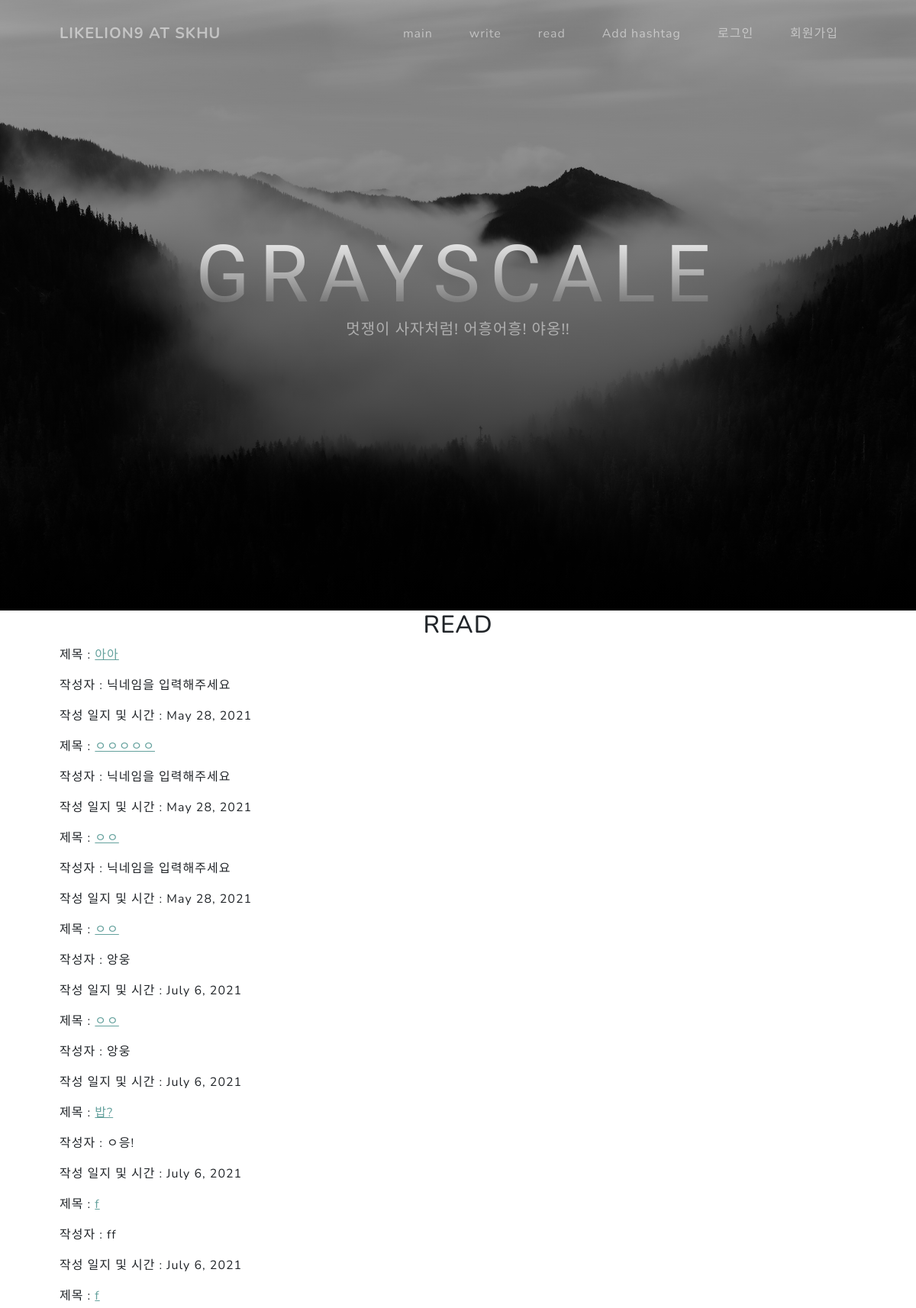
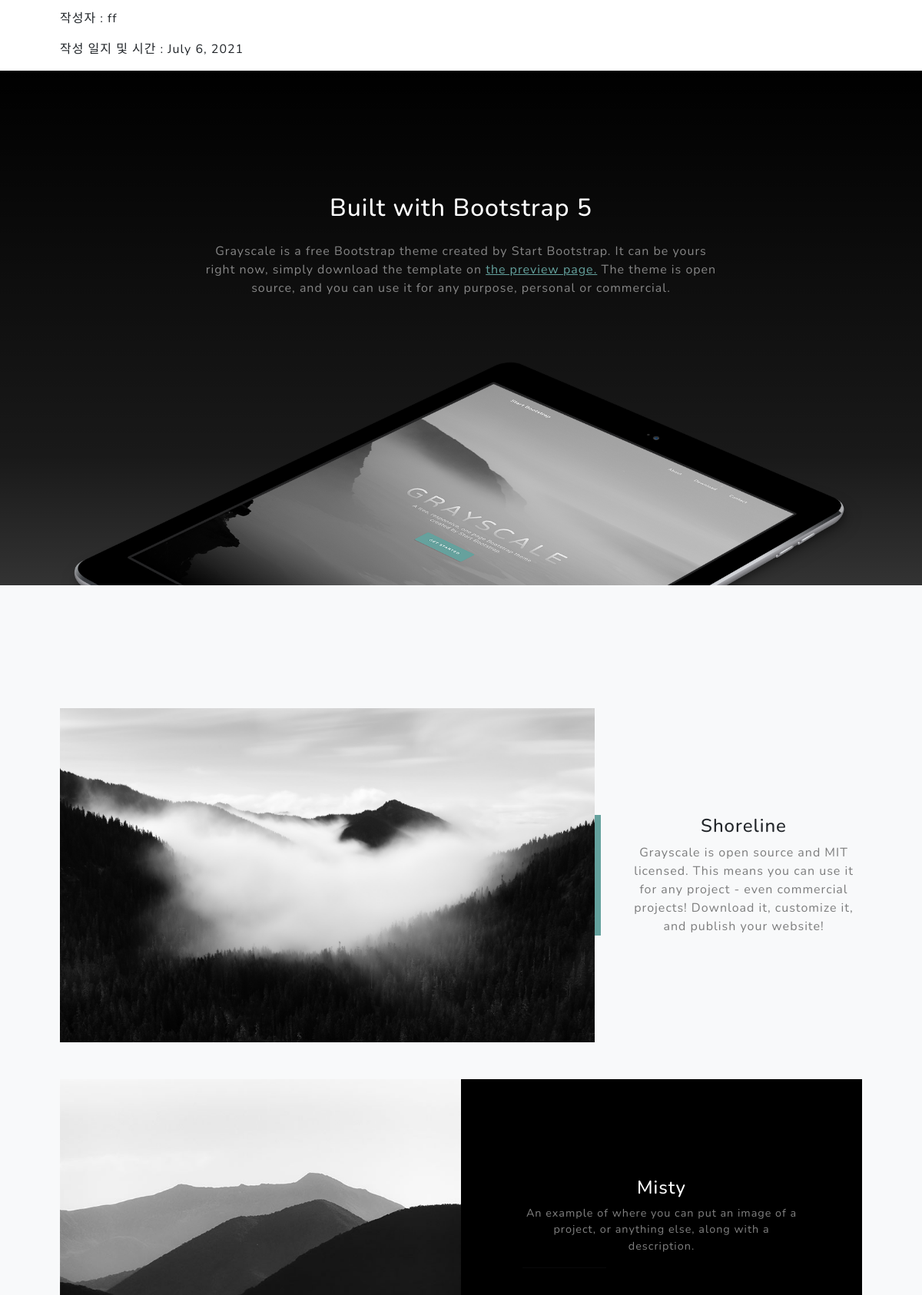
The app's page /read/ (upper part) with its own data (2 pictures, top to bottom).
### blog/models.py (models this page shows, shortened)
class Post(models.Model):
    title = models.CharField(max_length=200)
    pub_date = models.DateField('date published')
    writer = models.CharField( max_length=15, default='닉네임을 입력해주세요')
    body = models.TextField()
    hashtags = models.ManyToManyField('Hashtag',blank=True)
    image = models.ImageField(upload_to='images/', blank = True)
    like = models.ManyToManyField(
        settings.AUTH_USER_MODEL,
        blank=True,
        related_name='likes'
    )

### blog/views.py (the view)
# urls.py: path('read/',blog.views.read, name='read'),
def read(request):
    posts = Post.objects
    hashtags = Hashtag.objects
    return render(request, 'blog/read.html',{'posts':posts, 'hashtags':hashtags})

### blog/templates/blog/read.html
{% extends 'blog/base.html' %}
{% block content %}
<section class="page-section" id="services">
    <div class="container px-4 px-lg-5">
        <h2 class="text-center mt-0">READ</h2>
        {% for posts in posts.all %}
        <p>제목 : <a href="{% url 'detail' posts.id %}">{{ posts.title }}</a></p>
        <p>작성자 : {{ posts.writer }}</p>
        <p>작성 일지 및 시간 : {{ posts.pub_date }}</p>
        {% endfor %}
    </div>
</section>
{% endblock %}

### records on screen
Post: title "아아", writer "닉네임을 입력해주세요", pub_date "May 28, 2021"
Post: title "ㅇㅇㅇㅇㅇ", writer "닉네임을 입력해주세요", pub_date "May 28, 2021"
Post: title "ㅇㅇ", writer "닉네임을 입력해주세요", pub_date "May 28, 2021"
Post: title "ㅇㅇ", writer "앙웅", pub_date "July 6, 2021"
Post: title "ㅇㅇ", writer "앙웅", pub_date "July 6, 2021"
Post: title "밥?", writer "ㅇ응!", pub_date "July 6, 2021"
Post: title "f", writer "ff", pub_date "July 6, 2021"
Post: title "f", writer "ff", pub_date "July 6, 2021"
